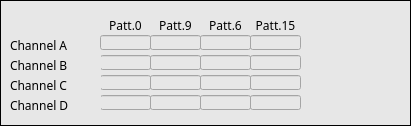
   <widget class="caFrame" name="caframe_6">
    <property name="geometry">
     <rect>
      <x>5</x>
      <y>220</y>
      <width>411</width>
      <height>126</height>
     </rect>
    </property>
    <property name="styleSheet">
     <string notr="true">background-color: rgb(231, 231, 231);</string>
    </property>
    <property name="frameShape">
     <enum>QFrame::Box</enum>
    </property>
    <property name="frameShadow">
     <enum>QFrame::Plain</enum>
    </property>
    <property name="lineWidth">
     <number>1</number>
    </property>
    <property name="midLineWidth">
     <number>1</number>
    </property>
    <property name="background">
     <color>
      <red>0</red>
      <green>0</green>
      <blue>0</blue>
     </color>
    </property>
    <property name="backgroundMode">
     <enum>caFrame::Filled</enum>
    </property>
    <widget class="caLineEdit" name="calineedit_4">
     <property name="geometry">
      <rect>
       <x>200</x>
       <y>35</y>
       <width>51</width>
       <height>15</height>
      </rect>
     </property>
     <property name="font">
      <font>
       <family>Sans Serif</family>
       <pointsize>9</pointsize>
      </font>
     </property>
     <property name="text">
      <string/>
     </property>
     <property name="echoMode">
      <enum>QLineEdit::Normal</enum>
     </property>
     <property name="alignment">
      <set>Qt::AlignRight|Qt::AlignTop|Qt::AlignTrailing</set>
     </property>
     <property name="readOnly">
      <bool>true</bool>
     </property>
     <property name="channel" stdset="0">
      <string notr="true">$(BPM):dsc:coeff:ch_a:gain_2</string>
     </property>
     <property name="background">
      <color>
       <red>255</red>
       <green>255</green>
       <blue>255</blue>
      </color>
     </property>
     <property name="colorMode">
      <enum>caLineEdit::Static</enum>
     </property>
     <property name="precision">
      <number>3</number>
     </property>
     <property name="precisionMode">
      <enum>caLineEdit::User</enum>
     </property>
     <property name="fontScaleMode">
      <enum>caLineEdit::WidthAndHeight</enum>
     </property>
    </widget>
    <widget class="QLabel" name="label_21">
     <property name="geometry">
      <rect>
       <x>250</x>
       <y>15</y>
       <width>51</width>
       <height>20</height>
      </rect>
     </property>
     <property name="font">
      <font>
       <family>Sans Serif</family>
       <pointsize>9</pointsize>
      </font>
     </property>
     <property name="text">
      <string>Patt.15</string>
     </property>
     <property name="alignment">
      <set>Qt::AlignCenter</set>
     </property>
    </widget>
    <widget class="caLineEdit" name="calineedit_13">
     <property name="geometry">
      <rect>
       <x>150</x>
       <y>75</y>
       <width>51</width>
       <height>15</height>
      </rect>
     </property>
     <property name="font">
      <font>
       <family>Sans Serif</family>
       <pointsize>9</pointsize>
      </font>
     </property>
     <property name="text">
      <string/>
     </property>
     <property name="echoMode">
      <enum>QLineEdit::Normal</enum>
     </property>
     <property name="alignment">
      <set>Qt::AlignRight|Qt::AlignTop|Qt::AlignTrailing</set>
     </property>
     <property name="readOnly">
      <bool>true</bool>
     </property>
     <property name="channel" stdset="0">
      <string notr="true">$(BPM):dsc:coeff:ch_c:gain_1</string>
     </property>
     <property name="background">
      <color>
       <red>255</red>
       <green>255</green>
       <blue>255</blue>
      </color>
     </property>
     <property name="colorMode">
      <enum>caLineEdit::Static</enum>
     </property>
     <property name="precision">
      <number>3</number>
     </property>
     <property name="precisionMode">
      <enum>caLineEdit::User</enum>
     </property>
     <property name="fontScaleMode">
      <enum>caLineEdit::WidthAndHeight</enum>
     </property>
    </widget>
    <widget class="caRelatedDisplay" name="carelateddisplay_2">
     <property name="geometry">
      <rect>
       <x>310</x>
       <y>55</y>
       <width>31</width>
       <height>16</height>
      </rect>
     </property>
     <property name="font">
      <font>
       <pointsize>9</pointsize>
      </font>
     </property>
     <property name="labels">
      <string notr="true">plot</string>
     </property>
     <property name="files">
      <string notr="true">dsc_ch</string>
     </property>
     <property name="args">
      <string notr="true">BPM=$(BPM):dsc:coeff:ch_b,CH=B,BPM1=$(BPM)</string>
     </property>
    </widget>
    <widget class="caRelatedDisplay" name="carelateddisplay">
     <property name="geometry">
      <rect>
       <x>310</x>
       <y>35</y>
       <width>31</width>
       <height>16</height>
      </rect>
     </property>
     <property name="font">
      <font>
       <pointsize>9</pointsize>
      </font>
     </property>
     <property name="labels">
      <string notr="true">plot</string>
     </property>
     <property name="files">
      <string notr="true">dsc_ch</string>
     </property>
     <property name="args">
      <string notr="true">BPM=$(BPM):dsc:coeff:ch_a,CH=A,BPM1=$(BPM)</string>
     </property>
    </widget>
    <widget class="caLineEdit" name="calineedit_9">
     <property name="geometry">
      <rect>
       <x>150</x>
       <y>55</y>
       <width>51</width>
       <height>15</height>
      </rect>
     </property>
     <property name="font">
      <font>
       <family>Sans Serif</family>
       <pointsize>9</pointsize>
      </font>
     </property>
     <property name="text">
      <string/>
     </property>
     <property name="echoMode">
      <enum>QLineEdit::Normal</enum>
     </property>
     <property name="alignment">
      <set>Qt::AlignRight|Qt::AlignTop|Qt::AlignTrailing</set>
     </property>
     <property name="readOnly">
      <bool>true</bool>
     </property>
     <property name="channel" stdset="0">
      <string notr="true">$(BPM):dsc:coeff:ch_b:gain_1</string>
     </property>
     <property name="background">
      <color>
       <red>255</red>
       <green>255</green>
       <blue>255</blue>
      </color>
     </property>
     <property name="colorMode">
      <enum>caLineEdit::Static</enum>
     </property>
     <property name="precision">
      <number>3</number>
     </property>
     <property name="precisionMode">
      <enum>caLineEdit::User</enum>
     </property>
     <property name="fontScaleMode">
      <enum>caLineEdit::WidthAndHeight</enum>
     </property>
    </widget>
    <widget class="caLineEdit" name="calineedit_15">
     <property name="geometry">
      <rect>
       <x>100</x>
       <y>95</y>
       <width>51</width>
       <height>15</height>
      </rect>
     </property>
     <property name="font">
      <font>
       <family>Sans Serif</family>
       <pointsize>9</pointsize>
      </font>
     </property>
     <property name="text">
      <string/>
     </property>
     <property name="echoMode">
      <enum>QLineEdit::Normal</enum>
     </property>
     <property name="alignment">
      <set>Qt::AlignRight|Qt::AlignTop|Qt::AlignTrailing</set>
     </property>
     <property name="readOnly">
      <bool>true</bool>
     </property>
     <property name="channel" stdset="0">
      <string notr="true">$(BPM):dsc:coeff:ch_d:gain_0</string>
     </property>
     <property name="background">
      <color>
       <red>255</red>
       <green>255</green>
       <blue>255</blue>
      </color>
     </property>
     <property name="colorMode">
      <enum>caLineEdit::Static</enum>
     </property>
     <property name="precision">
      <number>3</number>
     </property>
     <property name="precisionMode">
      <enum>caLineEdit::User</enum>
     </property>
     <property name="fontScaleMode">
      <enum>caLineEdit::WidthAndHeight</enum>
     </property>
    </widget>
    <widget class="caLineEdit" name="calineedit_11">
     <property name="geometry">
      <rect>
       <x>100</x>
       <y>75</y>
       <width>51</width>
       <height>15</height>
      </rect>
     </property>
     <property name="font">
      <font>
       <family>Sans Serif</family>
       <pointsize>9</pointsize>
      </font>
     </property>
     <property name="text">
      <string/>
     </property>
     <property name="echoMode">
      <enum>QLineEdit::Normal</enum>
     </property>
     <property name="alignment">
      <set>Qt::AlignRight|Qt::AlignTop|Qt::AlignTrailing</set>
     </property>
     <property name="readOnly">
      <bool>true</bool>
     </property>
     <property name="channel" stdset="0">
      <string notr="true">$(BPM):dsc:coeff:ch_c:gain_0</string>
     </property>
     <property name="background">
      <color>
       <red>255</red>
       <green>255</green>
       <blue>255</blue>
      </color>
     </property>
     <property name="colorMode">
      <enum>caLineEdit::Static</enum>
     </property>
     <property name="precision">
      <number>3</number>
     </property>
     <property name="precisionMode">
      <enum>caLineEdit::User</enum>
     </property>
     <property name="fontScaleMode">
      <enum>caLineEdit::WidthAndHeight</enum>
     </property>
    </widget>
    <widget class="caLineEdit" name="calineedit_14">
     <property name="geometry">
      <rect>
       <x>250</x>
       <y>95</y>
       <width>51</width>
       <height>15</height>
      </rect>
     </property>
     <property name="font">
      <font>
       <family>Sans Serif</family>
       <pointsize>9</pointsize>
      </font>
     </property>
     <property name="text">
      <string/>
     </property>
     <property name="echoMode">
      <enum>QLineEdit::Normal</enum>
     </property>
     <property name="alignment">
      <set>Qt::AlignRight|Qt::AlignTop|Qt::AlignTrailing</set>
     </property>
     <property name="readOnly">
      <bool>true</bool>
     </property>
     <property name="channel" stdset="0">
      <string notr="true">$(BPM):dsc:coeff:ch_d:gain_3</string>
     </property>
     <property name="background">
      <color>
       <red>255</red>
       <green>255</green>
       <blue>255</blue>
      </color>
     </property>
     <property name="colorMode">
      <enum>caLineEdit::Static</enum>
     </property>
     <property name="precision">
      <number>3</number>
     </property>
     <property name="precisionMode">
      <enum>caLineEdit::User</enum>
     </property>
     <property name="fontScaleMode">
      <enum>caLineEdit::WidthAndHeight</enum>
     </property>
    </widget>
    <widget class="caLineEdit" name="calineedit_7">
     <property name="geometry">
      <rect>
       <x>100</x>
       <y>55</y>
       <width>51</width>
       <height>15</height>
      </rect>
     </property>
     <property name="font">
      <font>
       <family>Sans Serif</family>
       <pointsize>9</pointsize>
      </font>
     </property>
     <property name="text">
      <string/>
     </property>
     <property name="echoMode">
      <enum>QLineEdit::Normal</enum>
     </property>
     <property name="alignment">
      <set>Qt::AlignRight|Qt::AlignTop|Qt::AlignTrailing</set>
     </property>
     <property name="readOnly">
      <bool>true</bool>
     </property>
     <property name="channel" stdset="0">
      <string notr="true">$(BPM):dsc:coeff:ch_b:gain_0</string>
     </property>
     <property name="background">
      <color>
       <red>255</red>
       <green>255</green>
       <blue>255</blue>
      </color>
     </property>
     <property name="colorMode">
      <enum>caLineEdit::Static</enum>
     </property>
     <property name="precision">
      <number>3</number>
     </property>
     <property name="precisionMode">
      <enum>caLineEdit::User</enum>
     </property>
     <property name="fontScaleMode">
      <enum>caLineEdit::WidthAndHeight</enum>
     </property>
    </widget>
    <widget class="QLabel" name="label_10">
     <property name="geometry">
      <rect>
       <x>10</x>
       <y>55</y>
       <width>91</width>
       <height>20</height>
      </rect>
     </property>
     <property name="font">
      <font>
       <family>Sans Serif</family>
       <pointsize>9</pointsize>
      </font>
     </property>
     <property name="text">
      <string>Channel B</string>
     </property>
    </widget>
    <widget class="caLineEdit" name="calineedit_17">
     <property name="geometry">
      <rect>
       <x>150</x>
       <y>95</y>
       <width>51</width>
       <height>15</height>
      </rect>
     </property>
     <property name="font">
      <font>
       <family>Sans Serif</family>
       <pointsize>9</pointsize>
      </font>
     </property>
     <property name="text">
      <string/>
     </property>
     <property name="echoMode">
      <enum>QLineEdit::Normal</enum>
     </property>
     <property name="alignment">
      <set>Qt::AlignRight|Qt::AlignTop|Qt::AlignTrailing</set>
     </property>
     <property name="readOnly">
      <bool>true</bool>
     </property>
     <property name="channel" stdset="0">
      <string notr="true">$(BPM):dsc:coeff:ch_d:gain_1</string>
     </property>
     <property name="background">
      <color>
       <red>255</red>
       <green>255</green>
       <blue>255</blue>
      </color>
     </property>
     <property name="colorMode">
      <enum>caLineEdit::Static</enum>
     </property>
     <property name="precision">
      <number>3</number>
     </property>
     <property name="precisionMode">
      <enum>caLineEdit::User</enum>
     </property>
     <property name="fontScaleMode">
      <enum>caLineEdit::WidthAndHeight</enum>
     </property>
    </widget>
    <widget class="caLineEdit" name="calineedit_3">
     <property name="geometry">
      <rect>
       <x>150</x>
       <y>35</y>
       <width>51</width>
       <height>15</height>
      </rect>
     </property>
     <property name="font">
      <font>
       <family>Sans Serif</family>
       <pointsize>9</pointsize>
      </font>
     </property>
     <property name="text">
      <string/>
     </property>
     <property name="echoMode">
      <enum>QLineEdit::Normal</enum>
     </property>
     <property name="alignment">
      <set>Qt::AlignRight|Qt::AlignTop|Qt::AlignTrailing</set>
     </property>
     <property name="readOnly">
      <bool>true</bool>
     </property>
     <property name="channel" stdset="0">
      <string notr="true">$(BPM):dsc:coeff:ch_a:gain_1</string>
     </property>
     <property name="background">
      <color>
       <red>255</red>
       <green>255</green>
       <blue>255</blue>
      </color>
     </property>
     <property name="colorMode">
      <enum>caLineEdit::Static</enum>
     </property>
     <property name="precision">
      <number>3</number>
     </property>
     <property name="precisionMode">
      <enum>caLineEdit::User</enum>
     </property>
     <property name="fontScaleMode">
      <enum>caLineEdit::WidthAndHeight</enum>
     </property>
    </widget>
    <widget class="QLabel" name="label_12">
     <property name="geometry">
      <rect>
       <x>10</x>
       <y>75</y>
       <width>91</width>
       <height>20</height>
      </rect>
     </property>
     <property name="font">
      <font>
       <family>Sans Serif</family>
       <pointsize>9</pointsize>
      </font>
     </property>
     <property name="text">
      <string>Channel C</string>
     </property>
    </widget>
    <widget class="QLabel" name="label_9">
     <property name="geometry">
      <rect>
       <x>10</x>
       <y>35</y>
       <width>91</width>
       <height>20</height>
      </rect>
     </property>
     <property name="font">
      <font>
       <family>Sans Serif</family>
       <pointsize>9</pointsize>
      </font>
     </property>
     <property name="text">
      <string>Channel A</string>
     </property>
    </widget>
    <widget class="caLineEdit" name="calineedit_8">
     <property name="geometry">
      <rect>
       <x>200</x>
       <y>55</y>
       <width>51</width>
       <height>15</height>
      </rect>
     </property>
     <property name="font">
      <font>
       <family>Sans Serif</family>
       <pointsize>9</pointsize>
      </font>
     </property>
     <property name="text">
      <string/>
     </property>
     <property name="echoMode">
      <enum>QLineEdit::Normal</enum>
     </property>
     <property name="alignment">
      <set>Qt::AlignRight|Qt::AlignTop|Qt::AlignTrailing</set>
     </property>
     <property name="readOnly">
      <bool>true</bool>
     </property>
     <property name="channel" stdset="0">
      <string notr="true">$(BPM):dsc:coeff:ch_b:gain_2</string>
     </property>
     <property name="background">
      <color>
       <red>255</red>
       <green>255</green>
       <blue>255</blue>
      </color>
     </property>
     <property name="colorMode">
      <enum>caLineEdit::Static</enum>
     </property>
     <property name="precision">
      <number>3</number>
     </property>
     <property name="precisionMode">
      <enum>caLineEdit::User</enum>
     </property>
     <property name="fontScaleMode">
      <enum>caLineEdit::WidthAndHeight</enum>
     </property>
    </widget>
    <widget class="caLineEdit" name="calineedit_5">
     <property name="geometry">
      <rect>
       <x>250</x>
       <y>35</y>
       <width>51</width>
       <height>15</height>
      </rect>
     </property>
     <property name="font">
      <font>
       <family>Sans Serif</family>
       <pointsize>9</pointsize>
      </font>
     </property>
     <property name="text">
      <string/>
     </property>
     <property name="echoMode">
      <enum>QLineEdit::Normal</enum>
     </property>
     <property name="alignment">
      <set>Qt::AlignRight|Qt::AlignTop|Qt::AlignTrailing</set>
     </property>
     <property name="readOnly">
      <bool>true</bool>
     </property>
     <property name="channel" stdset="0">
      <string notr="true">$(BPM):dsc:coeff:ch_a:gain_3</string>
     </property>
     <property name="background">
      <color>
       <red>255</red>
       <green>255</green>
       <blue>255</blue>
      </color>
     </property>
     <property name="colorMode">
      <enum>caLineEdit::Static</enum>
     </property>
     <property name="precision">
      <number>3</number>
     </property>
     <property name="precisionMode">
      <enum>caLineEdit::User</enum>
     </property>
     <property name="fontScaleMode">
      <enum>caLineEdit::WidthAndHeight</enum>
     </property>
    </widget>
    <widget class="QLabel" name="label_13">
     <property name="geometry">
      <rect>
       <x>100</x>
       <y>15</y>
       <width>51</width>
       <height>20</height>
      </rect>
     </property>
     <property name="font">
      <font>
       <family>Sans Serif</family>
       <pointsize>9</pointsize>
      </font>
     </property>
     <property name="text">
      <string>Patt.0</string>
     </property>
     <property name="alignment">
      <set>Qt::AlignCenter</set>
     </property>
    </widget>
    <widget class="caLineEdit" name="calineedit_16">
     <property name="geometry">
      <rect>
       <x>200</x>
       <y>95</y>
       <width>51</width>
       <height>15</height>
      </rect>
     </property>
     <property name="font">
      <font>
       <family>Sans Serif</family>
       <pointsize>9</pointsize>
      </font>
     </property>
     <property name="text">
      <string/>
     </property>
     <property name="echoMode">
      <enum>QLineEdit::Normal</enum>
     </property>
     <property name="alignment">
      <set>Qt::AlignRight|Qt::AlignTop|Qt::AlignTrailing</set>
     </property>
     <property name="readOnly">
      <bool>true</bool>
     </property>
     <property name="channel" stdset="0">
      <string notr="true">$(BPM):dsc:coeff:ch_d:gain_2</string>
     </property>
     <property name="background">
      <color>
       <red>255</red>
       <green>255</green>
       <blue>255</blue>
      </color>
     </property>
     <property name="colorMode">
      <enum>caLineEdit::Static</enum>
     </property>
     <property name="precision">
      <number>3</number>
     </property>
     <property name="precisionMode">
      <enum>caLineEdit::User</enum>
     </property>
     <property name="fontScaleMode">
      <enum>caLineEdit::WidthAndHeight</enum>
     </property>
    </widget>
    <widget class="QLabel" name="label_20">
     <property name="geometry">
      <rect>
       <x>200</x>
       <y>15</y>
       <width>51</width>
       <height>20</height>
      </rect>
     </property>
     <property name="font">
      <font>
       <family>Sans Serif</family>
       <pointsize>9</pointsize>
      </font>
     </property>
     <property name="text">
      <string>Patt.6</string>
     </property>
     <property name="alignment">
      <set>Qt::AlignCenter</set>
     </property>
    </widget>
    <widget class="caLineEdit" name="calineedit_2">
     <property name="geometry">
      <rect>
       <x>100</x>
       <y>35</y>
       <width>51</width>
       <height>15</height>
      </rect>
     </property>
     <property name="font">
      <font>
       <family>Sans Serif</family>
       <pointsize>9</pointsize>
      </font>
     </property>
     <property name="text">
      <string/>
     </property>
     <property name="echoMode">
      <enum>QLineEdit::Normal</enum>
     </property>
     <property name="alignment">
      <set>Qt::AlignRight|Qt::AlignTop|Qt::AlignTrailing</set>
     </property>
     <property name="readOnly">
      <bool>true</bool>
     </property>
     <property name="channel" stdset="0">
      <string notr="true">$(BPM):dsc:coeff:ch_a:gain_0</string>
     </property>
     <property name="background">
      <color>
       <red>255</red>
       <green>255</green>
       <blue>255</blue>
      </color>
     </property>
     <property name="colorMode">
      <enum>caLineEdit::Static</enum>
     </property>
     <property name="framePresent" stdset="0">
      <bool>false</bool>
     </property>
     <property name="frameLineWidth" stdset="0">
      <number>0</number>
     </property>
     <property name="precision">
      <number>3</number>
     </property>
     <property name="precisionMode">
      <enum>caLineEdit::User</enum>
     </property>
     <property name="fontScaleMode">
      <enum>caLineEdit::WidthAndHeight</enum>
     </property>
    </widget>
    <widget class="caRelatedDisplay" name="carelateddisplay_3">
     <property name="geometry">
      <rect>
       <x>310</x>
       <y>75</y>
       <width>31</width>
       <height>16</height>
      </rect>
     </property>
     <property name="font">
      <font>
       <pointsize>9</pointsize>
      </font>
     </property>
     <property name="labels">
      <string notr="true">plot</string>
     </property>
     <property name="files">
      <string notr="true">dsc_ch</string>
     </property>
     <property name="args">
      <string notr="true">BPM=$(BPM):dsc:coeff:ch_c,CH=C,BPM1=$(BPM)</string>
     </property>
    </widget>
    <widget class="caLineEdit" name="calineedit_6">
     <property name="geometry">
      <rect>
       <x>250</x>
       <y>55</y>
       <width>51</width>
       <height>15</height>
      </rect>
     </property>
     <property name="font">
      <font>
       <family>Sans Serif</family>
       <pointsize>9</pointsize>
      </font>
     </property>
     <property name="text">
      <string/>
     </property>
     <property name="echoMode">
      <enum>QLineEdit::Normal</enum>
     </property>
     <property name="alignment">
      <set>Qt::AlignRight|Qt::AlignTop|Qt::AlignTrailing</set>
     </property>
     <property name="readOnly">
      <bool>true</bool>
     </property>
     <property name="channel" stdset="0">
      <string notr="true">$(BPM):dsc:coeff:ch_b:gain_3</string>
     </property>
     <property name="background">
      <color>
       <red>255</red>
       <green>255</green>
       <blue>255</blue>
      </color>
     </property>
     <property name="colorMode">
      <enum>caLineEdit::Static</enum>
     </property>
     <property name="precision">
      <number>3</number>
     </property>
     <property name="precisionMode">
      <enum>caLineEdit::User</enum>
     </property>
     <property name="fontScaleMode">
      <enum>caLineEdit::WidthAndHeight</enum>
     </property>
    </widget>
    <widget class="caLineEdit" name="calineedit_10">
     <property name="geometry">
      <rect>
       <x>250</x>
       <y>75</y>
       <width>51</width>
       <height>15</height>
      </rect>
     </property>
     <property name="font">
      <font>
       <family>Sans Serif</family>
       <pointsize>9</pointsize>
      </font>
     </property>
     <property name="text">
      <string/>
     </property>
     <property name="echoMode">
      <enum>QLineEdit::Normal</enum>
     </property>
     <property name="alignment">
      <set>Qt::AlignRight|Qt::AlignTop|Qt::AlignTrailing</set>
     </property>
     <property name="readOnly">
      <bool>true</bool>
     </property>
     <property name="channel" stdset="0">
      <string notr="true">$(BPM):dsc:coeff:ch_c:gain_3</string>
     </property>
     <property name="background">
      <color>
       <red>255</red>
       <green>255</green>
       <blue>255</blue>
      </color>
     </property>
     <property name="colorMode">
      <enum>caLineEdit::Static</enum>
     </property>
     <property name="precision">
      <number>3</number>
     </property>
     <property name="precisionMode">
      <enum>caLineEdit::User</enum>
     </property>
     <property name="fontScaleMode">
      <enum>caLineEdit::WidthAndHeight</enum>
     </property>
    </widget>
    <widget class="QLabel" name="label_11">
     <property name="geometry">
      <rect>
       <x>10</x>
       <y>95</y>
       <width>91</width>
       <height>20</height>
      </rect>
     </property>
     <property name="font">
      <font>
       <family>Sans Serif</family>
       <pointsize>9</pointsize>
      </font>
     </property>
     <property name="text">
      <string>Channel D</string>
     </property>
    </widget>
    <widget class="QLabel" name="label_14">
     <property name="geometry">
      <rect>
       <x>150</x>
       <y>15</y>
       <width>51</width>
       <height>20</height>
      </rect>
     </property>
     <property name="font">
      <font>
       <family>Sans Serif</family>
       <pointsize>9</pointsize>
      </font>
     </property>
     <property name="text">
      <string>Patt.9</string>
     </property>
     <property name="alignment">
      <set>Qt::AlignCenter</set>
     </property>
    </widget>
    <widget class="caLineEdit" name="calineedit_12">
     <property name="geometry">
      <rect>
       <x>200</x>
       <y>75</y>
       <width>51</width>
       <height>15</height>
      </rect>
     </property>
     <property name="font">
      <font>
       <family>Sans Serif</family>
       <pointsize>9</pointsize>
      </font>
     </property>
     <property name="text">
      <string/>
     </property>
     <property name="echoMode">
      <enum>QLineEdit::Normal</enum>
     </property>
     <property name="alignment">
      <set>Qt::AlignRight|Qt::AlignTop|Qt::AlignTrailing</set>
     </property>
     <property name="readOnly">
      <bool>true</bool>
     </property>
     <property name="channel" stdset="0">
      <string notr="true">$(BPM):dsc:coeff:ch_c:gain_2</string>
     </property>
     <property name="background">
      <color>
       <red>255</red>
       <green>255</green>
       <blue>255</blue>
      </color>
     </property>
     <property name="colorMode">
      <enum>caLineEdit::Static</enum>
     </property>
     <property name="precision">
      <number>3</number>
     </property>
     <property name="precisionMode">
      <enum>caLineEdit::User</enum>
     </property>
     <property name="fontScaleMode">
      <enum>caLineEdit::WidthAndHeight</enum>
     </property>
    </widget>
    <widget class="caRelatedDisplay" name="carelateddisplay_4">
     <property name="geometry">
      <rect>
       <x>310</x>
       <y>95</y>
       <width>31</width>
       <height>16</height>
      </rect>
     </property>
     <property name="font">
      <font>
       <pointsize>9</pointsize>
      </font>
     </property>
     <property name="labels">
      <string notr="true">plot</string>
     </property>
     <property name="files">
      <string notr="true">dsc_ch</string>
     </property>
     <property name="args">
      <string notr="true">BPM=$(BPM):dsc:coeff:ch_d,CH=D,BPM1=$(BPM)</string>
     </property>
    </widget>
   </widget>
